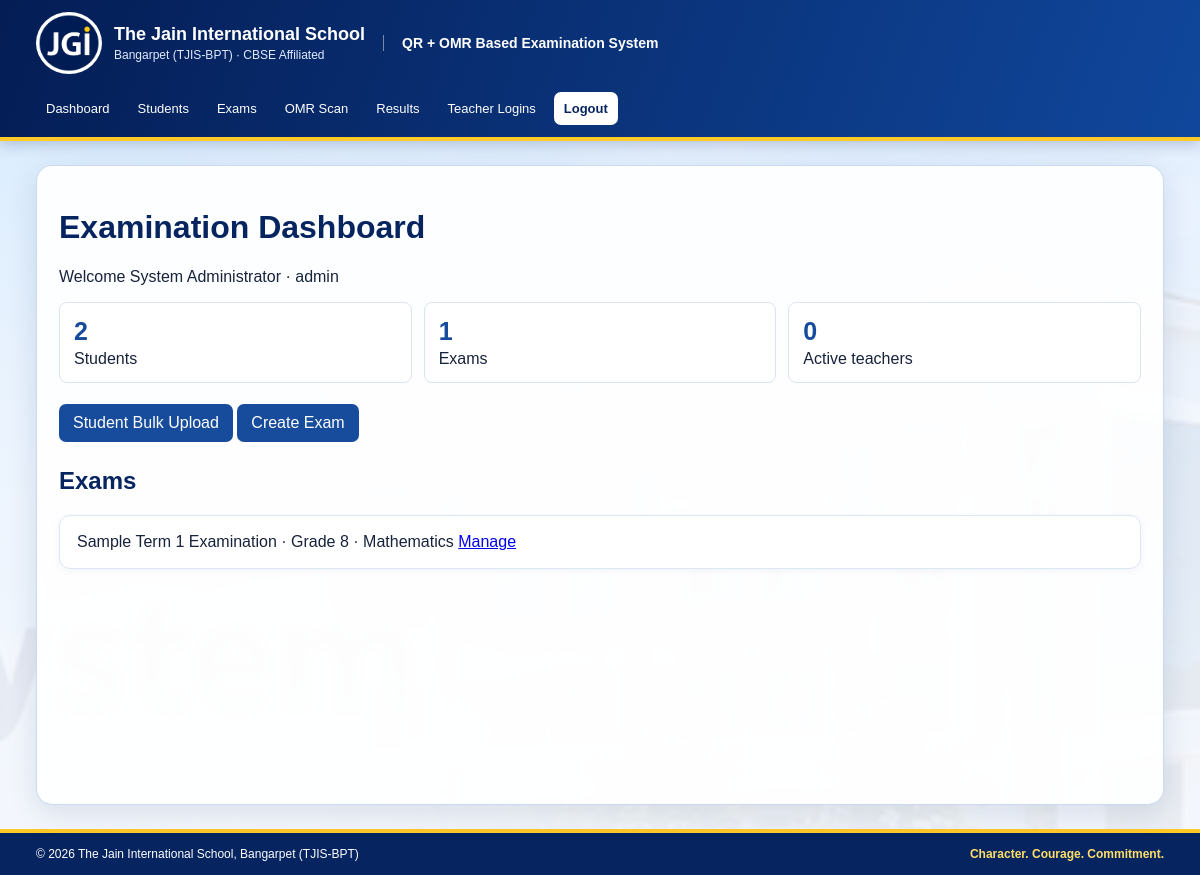
The page / (signed in) on the database its author committed.
### tables this page shows
CREATE TABLE users(id INTEGER PRIMARY KEY,username TEXT UNIQUE NOT NULL,password_hash TEXT NOT NULL,full_name TEXT NOT NULL,role TEXT NOT NULL,active INTEGER DEFAULT 1);

CREATE TABLE exams(id INTEGER PRIMARY KEY,title TEXT NOT NULL,grade TEXT NOT NULL,subject TEXT NOT NULL,exam_date TEXT,duration INTEGER DEFAULT 0,instructions TEXT DEFAULT '');

### app.py (the view)
@app.route("/")
@logged
def home():
    with db() as c:
        stats=[c.execute("SELECT COUNT(*) FROM students WHERE active=1").fetchone()[0],c.execute("SELECT COUNT(*) FROM exams").fetchone()[0],c.execute("SELECT COUNT(*) FROM users WHERE role='teacher' AND active=1").fetchone()[0]]
        exams=c.execute("SELECT * FROM exams ORDER BY id DESC").fetchall()
    return render_template("home.html",stats=stats,exams=exams)

### app.py (called while the page is built)
def db():
    c=sqlite3.connect(DB); c.row_factory=sqlite3.Row; c.execute("PRAGMA foreign_keys=ON"); return c

def logged(f):
    @wraps(f)
    def w(*a,**k):
        if not session.get("uid"): return redirect(url_for("login"))
        with db() as c: u=c.execute("SELECT active FROM users WHERE id=?",(session["uid"],)).fetchone()
        if not u or not u["active"]: session.clear(); return redirect(url_for("login"))
        return f(*a,**k)
    return w

### templates/home.html
{% extends "base.html" %}{% block content %}<h1>Examination Dashboard</h1><p>Welcome {{session.full_name}} · {{session.role}}</p><div class="stats"><div><b>{{stats[0]}}</b>Students</div><div><b>{{stats[1]}}</b>Exams</div><div><b>{{stats[2]}}</b>Active teachers</div></div><p><a class="button" href="/students">Student Bulk Upload</a> <a class="button" href="/exams">Create Exam</a></p><h2>Exams</h2>{% for e in exams %}<p class="panel">{{e.title}} · Grade {{e.grade}} · {{e.subject}} <a href="/exam/{{e.id}}">Manage</a></p>{% endfor %}{% endblock %}

### static/style.css (style rules this page uses)
* { box-sizing:border-box }
:root { --navy:#06245f;--blue:#123f91;--royal:#174b9b;--gold:#ffc928;--ink:#17233b }
html { min-height:100%;background:#eaf1fa }
body { margin:0;min-height:100vh;color:var(--ink);font-family:Arial,Helvetica,sans-serif;background:linear-gradient(180deg,rgba(239,246,255,.88),rgba(245,248,253,.96)),url("/static/images/school-campus-bg.jpg") center 110px/cover fixed no-repeat }
h1,h2 { color:var(--navy) }
.panel { background:#fff;border:1px solid #dce6f5;border-radius:11px;padding:17px;margin:15px 0;box-shadow:0 2px 9px rgba(16,50,100,.05) }
button,.button { display:inline-block;background:var(--royal);color:white;border:0;border-radius:7px;padding:10px 14px;text-decoration:none;cursor:pointer;margin:5px 0 }
.stats { display:flex;gap:12px;flex-wrap:wrap }
.stats div,table { background:white;padding:14px;border:1px solid #dce3ef;border-radius:8px }
.stats div { flex:1;min-width:130px }
.stats b { display:block;font-size:25px;color:var(--royal);margin-bottom:4px }

### rows shown on the page
users: full_name "System Administrator"
exams: title "Sample Term 1 Examination", grade "8", subject "Mathematics"

### other values the page prints
{{ session.role }} "admin"
{{ stats[0] }} "2"
{{ stats[1] }} "1"
{{ stats[2] }} "0"
